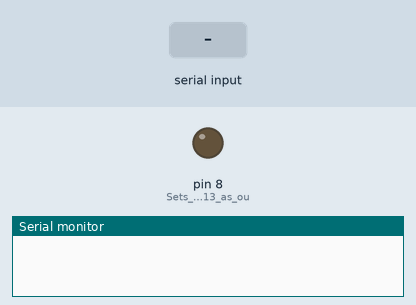
A sketch run on a simulated Arduino Uno, built with avr-gcc and run on an emulated ATmega328P. Parts: output pins drawn as LEDs (lit = HIGH), the last lines printed to the serial monitor. The test bench sets the inputs (shaded band).

Above: at 1.2 s.
1.3 s: "1\n" received over Serial
At 2.1 s:
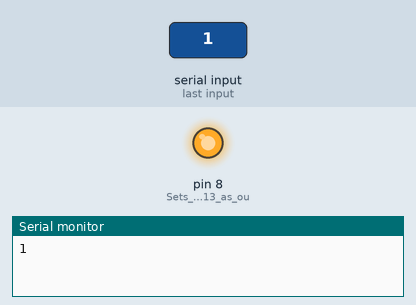
2.8 s: "0\n" received over Serial
At 3.2 s:
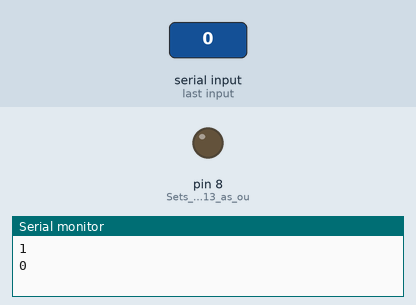
Timing chart, 0 to 5.8 s (numbered marks = the images above; inputs shaded):
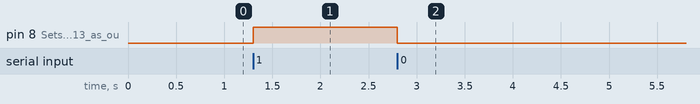

Measured:
- after the input at 1.3 s, pin 8 (Sets_digital_pin_13_as_ou): LOW → HIGH at once
- after the input at 2.8 s, pin 8 (Sets_digital_pin_13_as_ou): HIGH → LOW at once

The sketch:

Bluetooth.ino
```cpp
char Incoming_value = 0;                //Variable for storing Incoming_value

void setup()
{
  Serial.begin(9600);         //Sets the data rate in bits per second (baud) for serial data transmission
  pinMode(8, OUTPUT);        //Sets digital pin 13 as output pin
}

void loop()
{
  if(Serial.available() > 0)
  {
    Incoming_value = Serial.read();      //Read the incoming data and store it into variable Incoming_value
    Serial.print(Incoming_value);        //Print Value of Incoming_value in Serial monitor
    Serial.print("\n");        //New line

	if(Incoming_value == '1')            //Checks whether value of Incoming_value is equal to 1
      digitalWrite(8, HIGH);  //If value is 1 then LED turns ON
    else if(Incoming_value == '0')       //Checks whether value of Incoming_value is equal to 0
      digitalWrite(8, LOW);   //If value is 0 then LED turns OFF
  }

}
```
